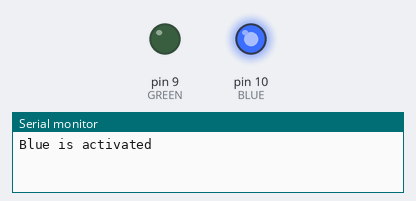
A sketch run on a simulated Arduino Uno, built with avr-gcc and run on an emulated ATmega328P. Parts: output pins drawn as LEDs (lit = HIGH), the last lines printed to the serial monitor.

Above: at 0.2 s.
At 10.2 s:
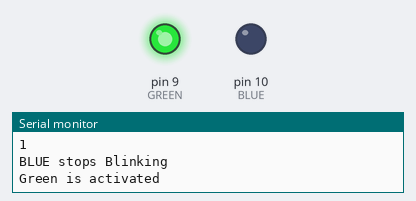
At 24.7 s:
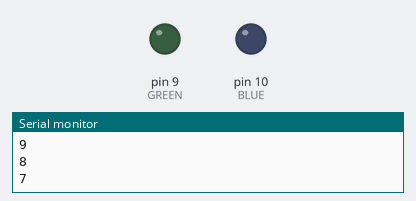
Timing chart, 0 to 26.0 s (numbered marks = the images above):
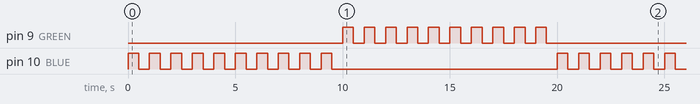

Measured:
- by itself, pin 9 (GREEN), pin 10 (BLUE): repeats every 20.0 s: 9 × (LOW 0.50 s, HIGH 0.50 s), LOW 10.5 s, HIGH 0.50 s
- by itself, everything shown: repeats every 20.0 s, in 40 steps

The sketch:

LED_Blink_using_loop.ino
```cpp
int BLUE = 10;
int GREEN = 9;

void setup() {
  // put your setup code here, to run once:


pinMode (BLUE, OUTPUT);
pinMode (GREEN,  OUTPUT);

}

void loop() {

Serial.begin(9600);
int count = 10;
int delayvalue = 500;

Serial.println("Blue is activated");
for(int i=0; i<count; i++){
  digitalWrite(BLUE,HIGH);
  delay(delayvalue);
  digitalWrite(BLUE,0);
  delay(delayvalue);

   Serial.println(count-i);

}
digitalWrite(BLUE,LOW);
Serial.println("BLUE stops Blinking");
Serial.println("Green is activated");

for(int i=0; i<count; i++){
  digitalWrite(GREEN,HIGH);
  delay(delayvalue);
  digitalWrite(GREEN,0);
  delay(delayvalue);

  Serial.println(count-i);

}

digitalWrite(GREEN,LOW);
Serial.println("GREEN stops Blinking");


  // put your main code here, to run repeatedly:

}
```
